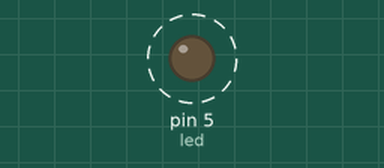
Bench run of a sketch on a simulated Arduino Uno, built with avr-gcc and run on an emulated ATmega328P. On the bench: output pins drawn as LEDs (lit = HIGH). Dashed ring = blinking.

Above: at 0.15 s.
Timing chart, 0 to 3.0 s (numbered marks = the images above):
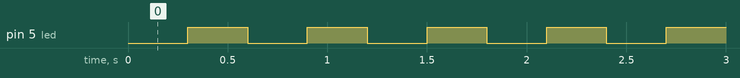

The sketch:

ledblink_arduinoide.ino
```cpp
/*
        _          _ ______ _____ _____
       (_)        | |  ____|  __ \_   _|
  _ __  ___  _____| | |__  | |  | || |
 | '_ \| \ \/ / _ \ |  __| | |  | || |
 | |_) | |>  <  __/ | |____| |__| || |_
 | .__/|_/_/\_\___|_|______|_____/_____|
 | |
 |_|

https://links.pixeledi.eu
PlatformIO vs. ArduinoIDE | V1.0 | 08.2024

*/


byte ledstate = LOW;
byte cnt = 0;

const byte led = 5;

void setup() {
  pinMode(led, OUTPUT);
}

void loop() {

  cnt++;
  if(cnt % 2 == 0) ledstate=HIGH;
  else ledstate=LOW;

  toggleLED();

}

void toggleLED(){
  digitalWrite(led, ledstate);
  delay(300);
}
```

Measured:
- by itself, pin 5 (led): alternates HIGH for 0.30 s and LOW for 0.30 s
